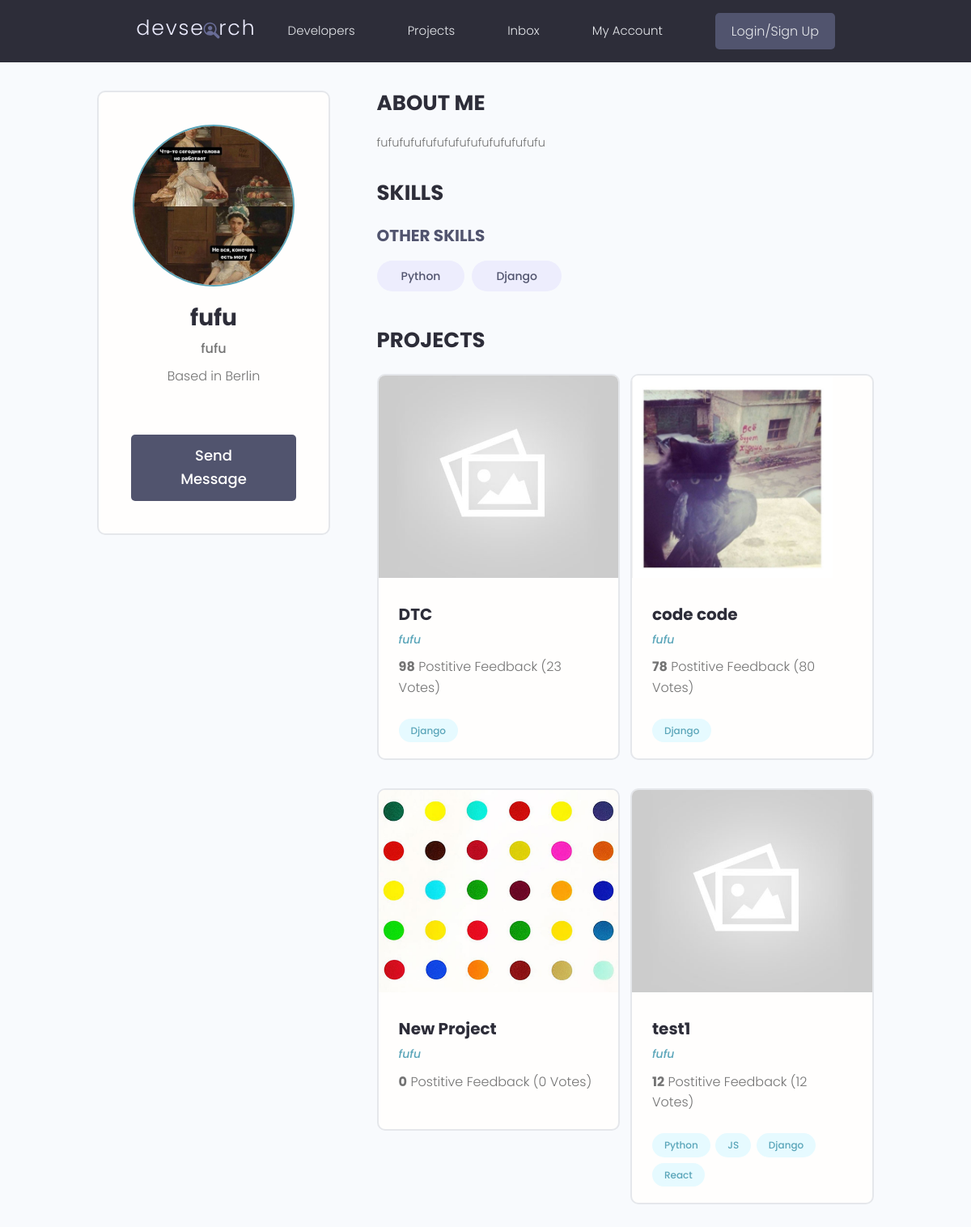
/profile/dca01acd-01c7-491f-a4ee-a05f64538bec, run on an earlier commit of the app's database.
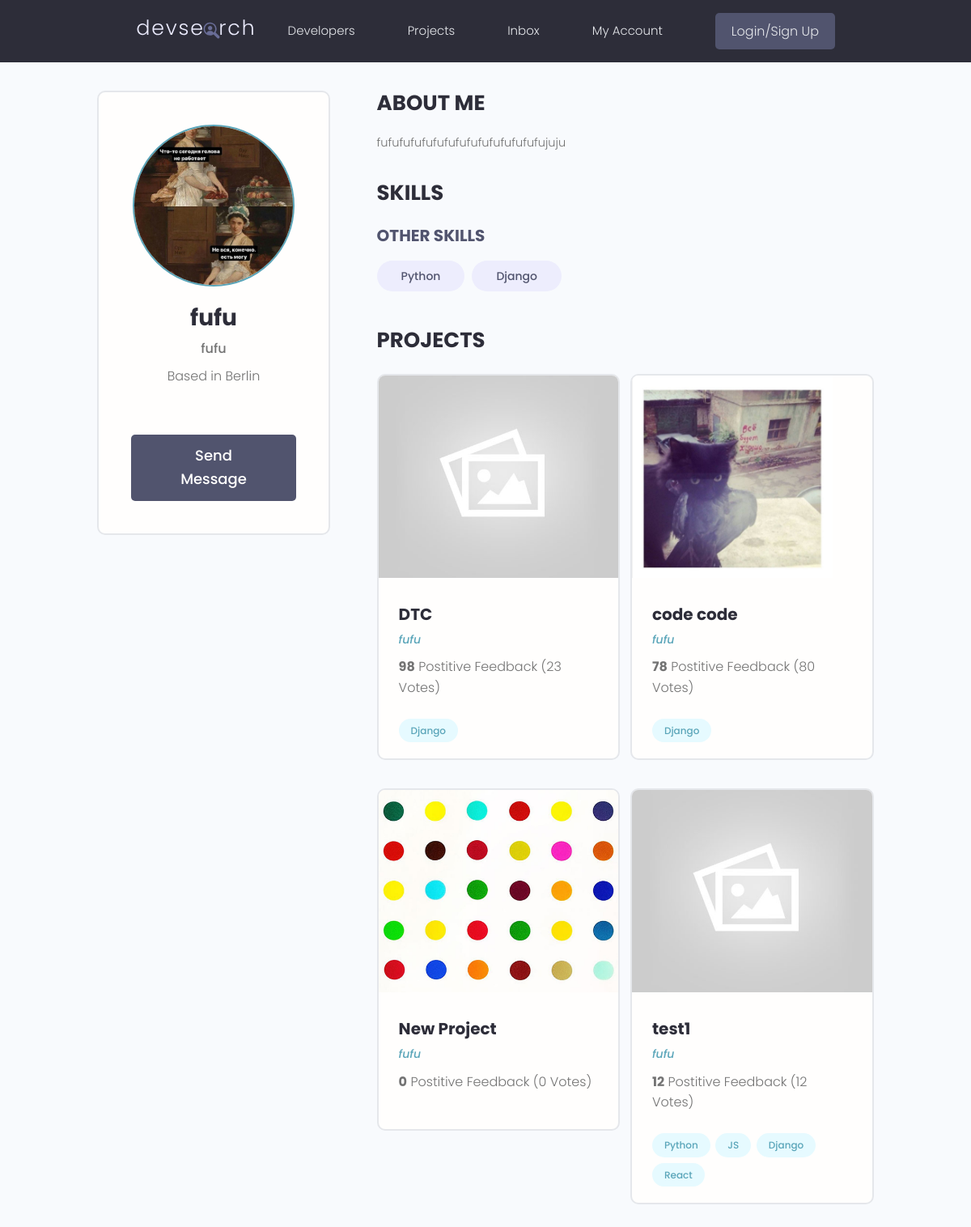
And on a later commit of the database.
### users/models.py (models this page shows, shortened)
class Profile(models.Model):
    user = models.OneToOneField(User, on_delete=models.CASCADE, null=True, blank=True)
    name = models.CharField(max_length=200, blank=True, null=True)
    email = models.EmailField(max_length=500, blank=True, null=True)
    username = models.CharField(max_length=200, blank=True, null=True)
    location = models.CharField(max_length=200, blank=True, null=True)
    short_info = models.CharField(max_length=200, blank=True, null=True)
    bio = models.TextField(blank=True, null=True)
    profile_image = models.ImageField(null=True, blank=True, upload_to='profiles/', default='profiles/user-default.jpg')
    social_github = models.CharField(max_length=200, blank=True, null=True)
    social_twitter = models.CharField(max_length=200, blank=True, null=True)
    social_linkedin = models.CharField(max_length=200, blank=True, null=True)
    social_youtube = models.CharField(max_length=200, blank=True, null=True)
    social_website = models.CharField(max_length=200, blank=True, null=True)
    created = models.DateTimeField(auto_now_add=True)
    id = models.UUIDField(default=uuid.uuid4, unique=True, primary_key=True, editable=False)

### users/views.py (the view)
# urls.py: path('profile/<str:pk>', views.userProfile, name="user-profile" ),
def userProfile(request, pk):
    profile = Profile.objects.get(id=pk)
    topSkills = profile.skill_set.exclude(description__exact="")
    otherSkills = profile.skill_set.filter(description="")
    context = {'profile': profile, 'topSkills': topSkills, 'otherSkills': otherSkills}
    return render(request, 'users/user-profile.html', context)

### projects/models.py (called while the page is built)
    def __str__(self):
        return self.name

### users/models.py (called while the page is built)
    def __str__(self):
        return str(self.name)

### users/templates/users/user-profile.html (shortened to what this page needs)
{% extends 'main.html' %}
{% block content %}
  <main class="profile my-md">
    <div class="container">
      <div class="layout">
        <div class="column column--1of3">
          <div class="card text-center">
            <div class="card__body dev">
              <img class="avatar avatar--xl" src="{{ profile.profile_image.url}}" />
              <h2 class="dev__name">{{profile.name}}</h2>
              <p class="dev__title">{{profile.short_info}}</p>
              <p class="dev__location">Based in {{profile.location}}</p>
              <a href="#" class="btn btn--sub btn--lg">Send Message </a>
            </div>
          </div>
        </div>
        <div class="column column--2of3">
          <div class="devInfo">
            <h3 class="devInfo__title">About Me</h3>
            <p class="devInfo__about">
              {{profile.bio}}
            </p>
          </div>
          <div class="devInfo">
            <h3 class="devInfo__title">Skills</h3>
            <div class="devInfo__skills">
              <h3 class="devInfo__subtitle">Other Skills</h3>
              <div class="devInfo__otherSkills">
                {% for skill in otherSkills%}
                <span class="tag tag--pill tag--sub tag--lg">
                  <small>{{skill}}</small>
                </span>
                {% endfor %}
              </div>
            </div>
          </div>
          <div class="devInfo">
            <h3 class="devInfo__title">Projects</h3>
            <div class="grid grid--two">
            {% for project in profile.project_set.all %}
              <div class="column">
                <div class="card project">
                  <a href="{% url 'project' project.id %}" class="project">
                    <img class="project__thumbnail" src="{{project.featured_image.url}}" alt="project thumbnail" />
                    <div class="card__body">
                      <h3 class="project__title">{{project.title}}</h3>
                      <p><a class="project__author" href="{% url 'user-profile' project.owner.id %}">{{project.owner.name}}</a></p>
                      <p class="project--rating">
                        <span style="font-weight: bold;">{{project.vote_ratio}}</span> Postitive
                        Feedback ({{project.vote_total}} Vote{{project.vote_total|pluralize:"s"}})
                      </p>
                      <div class="project__tags">
                        {% for tag in project.tags.all %}
                        <span class="tag tag--pill tag--main">
                            <small>{{ tag }}</small>
                        </span>
                        {% endfor %}
                      </div>
                    </div>
                  </a>
                </div>
              </div>
              {% endfor %}
            </div>
          </div>
        </div>
      </div>
    </div>
  </main>
{% endblock content %}

What changed in the data, as far as the page shows it:
changed Profile "fufu": bio "fufufufufufufufufufufufufufufu" → "fufufufufufufufufufufufufufufujuju"
